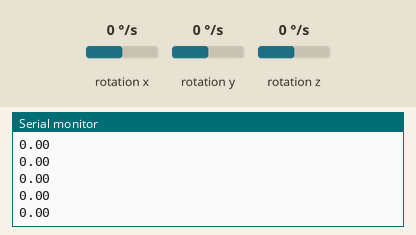
The sketch below on a simulated Arduino Due. Shown: the last lines printed to the serial monitor. Wiring (inferred from the names in the program): L3G4200D gyroscope at I2C address 0x69. The inputs (shaded band) are chosen by the test bench; at power-on: rotation x 0 °/s, rotation y 0 °/s, rotation z 0 °/s.

Above: at 1.2 s.
1.3 s: rotation x set to -192 °/s
At 1.32 s:
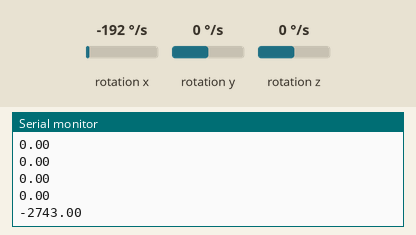
2.8 s: rotation x set to -100 °/s
At 2.83 s:
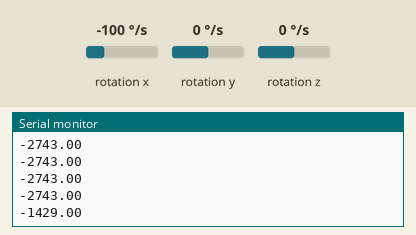
Timing chart, 0 to 5.8 s (numbered marks = the images above; inputs shaded):
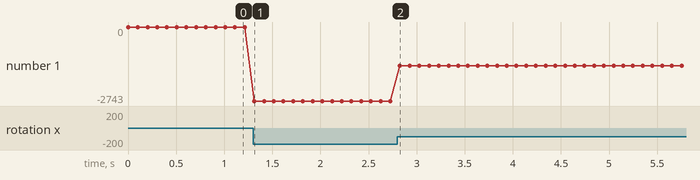

The sketch:

i2c.ino
```cpp
/* I2C test  (gyro L3G4200D)
 */

#include <Arduino.h>
#include <Wire.h>

#ifndef __AVR__
  #define Serial SerialUSB
#endif

#define ADXL345B (0x53)          // ADXL345B acceleration sensor (GY-80 PCB)
#define HMC5883L (0x1E)          // HMC5883L compass sensor (GY-80 PCB)
#define L3G4200D (0xD2 >> 1)     // L3G4200D gyro sensor (GY-80 PCB)

struct {
  uint8_t xl;
  uint8_t xh;
  uint8_t yl;
  uint8_t yh;
  uint8_t zl;
  uint8_t zh;
} gyroFifo[32];


// ---- I2C helpers --------------------------------------------------------------
void I2CwriteTo(uint8_t device, uint8_t address, uint8_t val) {
   Wire.beginTransmission(device); //start transmission to device
   Wire.write(address);        // send register address
   Wire.write(val);        // send value to write
   Wire.endTransmission(); //end transmission
}

int I2CreadFrom(uint8_t device, uint8_t address, uint8_t num, uint8_t buff[], int retryCount = 0) {
  int i = 0;
  for (int j=0; j < retryCount+1; j++){
    i=0;
    Wire.beginTransmission(device); //start transmission to device
    Wire.write(address);        //sends address to read from
    Wire.endTransmission(); //end transmission

    //Wire.beginTransmission(device); //start transmission to device (initiate again)
    Wire.requestFrom(device, num);    // request 6 bytes from device

    while(Wire.available())    //device may send less than requested (abnormal)
    {
      buff[i] = Wire.read(); // receive a byte
      i++;
    }
    //Wire.endTransmission(); //end transmission
    if (num == i) return i;
    if (j != retryCount) delay(3);
  }
  return i;
}


void setup()  {
  Wire.begin();
  Serial.begin(19200);
  while (!Serial) ; // required if using Due native port
  Serial.println("START");

  uint8_t buf[6];
  // Normal power mode, all axes enabled, 100 Hz
  I2CwriteTo(L3G4200D, 0x20, 0b00001100);
  // 2000 dps (degree per second)
  I2CwriteTo(L3G4200D, 0x23, 0b00100000);
  I2CreadFrom(L3G4200D, 0x23, 1, (uint8_t*)buf);
  if (buf[0] != 0b00100000){
      Serial.println(F("gyro write error"));
      while(true);
  }
}

void loop()  {

  I2CreadFrom(L3G4200D, 0xA8, sizeof(gyroFifo[0]), (uint8_t *)gyroFifo);         // the first bit of the register address specifies we want automatic address increment

  double x = (int16_t) (((uint16_t)gyroFifo[0].xh) << 8 | gyroFifo[0].xl);

  Serial.println(x);


  delay(100);
}
```

Measured:
- after the input at 1.3 s, the serial monitor: prints a new line at once (image 1)
- after the input at 2.8 s, the serial monitor: prints a new line at once (image 2)
- plotted number 1: 0 → -2743 after the input at 1.3 s, -2743 → -1429 after the input at 2.8 s
